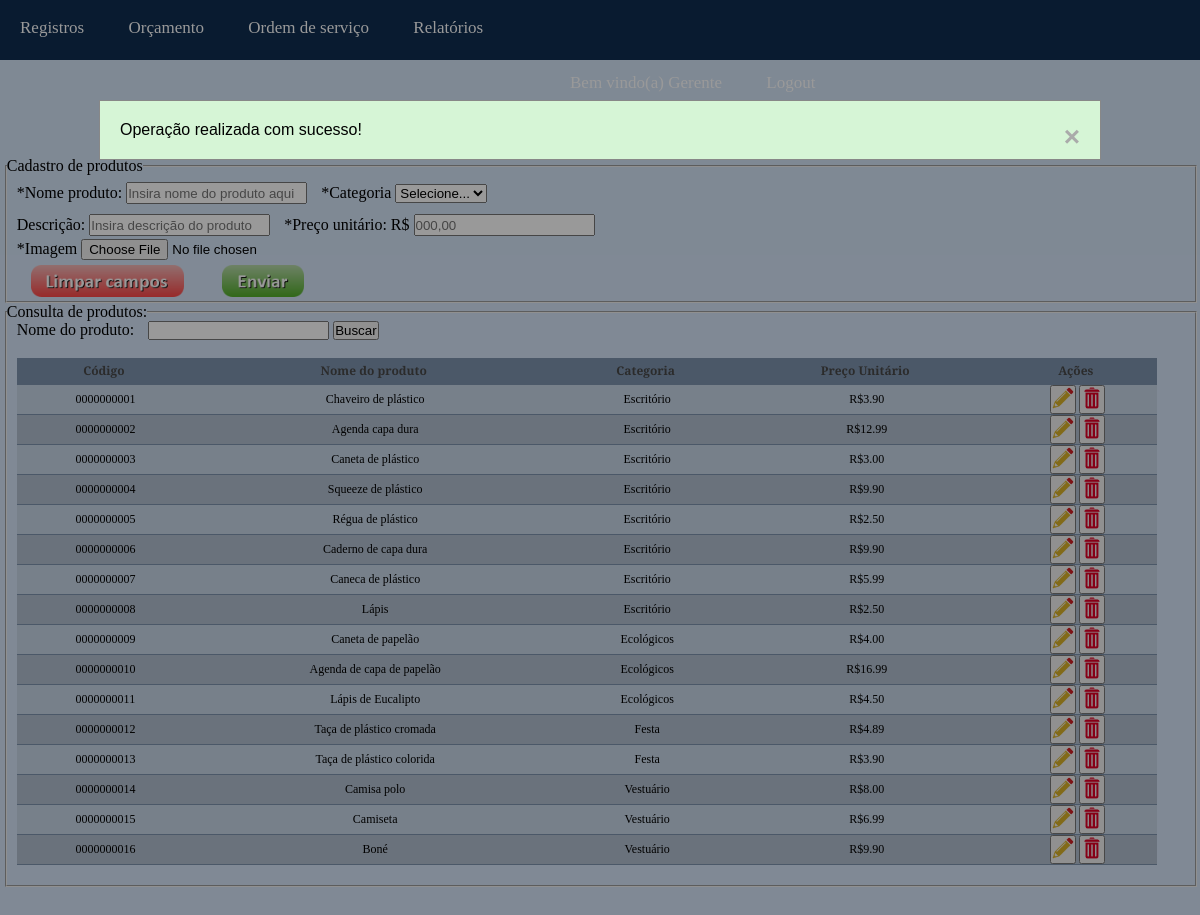
/php/registroProdutoForm.php?retorno=1 (signed in), run on the app's committed database.
### tables this page shows
CREATE TABLE `produtos` (
  `codigo` int(10) UNSIGNED ZEROFILL NOT NULL COMMENT 'Determina qual o código do produto',
  `nome` varchar(40) NOT NULL COMMENT 'Informa o nome do produto',
  `preco_unitario` decimal(6,2) UNSIGNED NOT NULL COMMENT 'Informa o preço unitário de um produto',
  `descricao` text COMMENT 'Apresenta as descrições do produto',
  `categorias_codigo` int(10) UNSIGNED ZEROFILL NOT NULL COMMENT 'Informa o código da categoria da tabela Categorias.',
  `imagem` varchar(255) NOT NULL COMMENT 'Informa o caminho em que a imagem esta guardada no sistema.\n'
);

CREATE TABLE `categorias` (
  `codigo` int(10) UNSIGNED ZEROFILL NOT NULL COMMENT 'Determina o código das categorias.',
  `nome` varchar(45) NOT NULL COMMENT 'Informa o nome da categoria.',
  `descricao` text COMMENT 'Informa a descrição de cada categoria.'
);

### php/registroProdutoForm.php (the view, shortened to what this page needs)
<?php
if(isset($_SESSION['nivelLogado'])==true && $_SESSION['nivelLogado']==3){
?>
<!DOCTYPE html>
<html lang="pt-br">
<head>
  <link rel="stylesheet" href="../css/registroProduto.css">
</head>
<body>
	<?php
    include ("menuAdm.php")
  ?>
<section id="registroProduto">
  <h1>Registro de Produtos</h1>
</section>
<main id="conteudoPrincipal">
  <div class="divs" id="divCadastro">
    <fieldset id="fieldCadastro">
      <legend >Cadastro de produtos</legend>
      <form action="registroProduto.php" enctype="multipart/form-data" method="POST" id="formCadastro" onsubmit="return validarCampos()">
        <label class="campos" for="nome">*Nome produto:</label>
        <input class="camposForm" type="text" name="nome" id="nome" placeholder="Insira nome do produto aqui">
        <label class="campos" for="categoria">*Categoria</label>
        <select name="categoria" id="categoria">
          <option value="0">Selecione...</option>
          <?php
            $comando="SELECT codigo, nome FROM categorias";
          ?>
        </select><br>
        <label class="campos" for="descricao">Descrição:</label>
        <input class="camposForm" type="text" name="descricao" id="descricao" placeholder="Insira descrição do produto">
        <label class="campos" for="preco">*Preço unitário: R$</label>
        <input class="camposForm" type="text" name="preco" id="preco" placeholder="000,00"><br>
        <label class="campos" for="imagem">*Imagem</label>
        <input type="file" name="imagem" id="imagem" accept="image/x-png,image/gif,image/jpeg"><br>
        <button type="reset" class="botoes">
          <img class="botoesImg" src="../imgs/buttonLimpar.png" alt="Botão limpa campos">
        </button>
        <button type="submit" class="botoes">
          <img class="botoesImg" src="../imgs/buttonEnviar.png" alt="Botão enviar">
        </button>
      </form>
    </fieldset>
  </div>
  <div class="divs" id="divConsulta">
    <fieldset id="fieldConsulta">
      <legend>Consulta de produtos:</legend>
      <form action="#" method="POST">
        <label for="consultaNomeProduto" id="labelConsultaNomeProduto">Nome do produto:</label>
        <input type="text" name="consultaNomeProduto" id="consultaNomeProduto">
        <button type="submit">Buscar</button>
      </form>
      <table>
        <tr>
          <th>Código</th>
          <th>Nome do produto</th>
          <th>Categoria</th>
          <th>Preço Unitário</th>
          <th>Ações</th>
        </tr>
        <?php
          require_once("conexaoBanco.php");
          if (isset($_POST['consultaNomeProduto'])==false){
            $comando = "SELECT * FROM produtos";
          }else{
            $busca = $_POST['consultaNomeProduto'];
            $comando="SELECT * FROM produtos WHERE nome LIKE '".$busca."%'";
          }
          $resultado = mysqli_query($conexao,$comando);
          $linhas=mysqli_num_rows($resultado);
          if($linhas==0){?>
            <tr><td colspan="5">Nenhum produto encontrado!</td></tr>
          <?php }else{
            $produtosRetornados=array();
            while ($cadaLinha = mysqli_fetch_assoc($resultado)){
              array_push($produtosRetornados,$cadaLinha);
            }
            foreach($produtosRetornados as $cadaProduto){
              $cat=$cadaProduto['categorias_codigo'];
              $comando = "SELECT nome FROM categorias WHERE codigo=".$cat;
              $resultado = mysqli_query($conexao,$comando);
              $nomeCat = mysqli_fetch_assoc($resultado);
              ?>
                <tr>
                  <td> <?php echo $cadaProduto['codigo'];?> </td>
                  <td> <?php echo $cadaProduto['nome'];?> </td>
                  <td> <?php echo $nomeCat['nome'];?> </td>
                  <td> <?php echo "R$".$cadaProduto['preco_unitario'];?> </td>
                  <td>
                    <form class="formAcoes" action="editaProdutoForm.php" method="post">
                      <button type="submit" class="botoesAcao"> <img src="../imgs/pencil.png"></button>
                    </form>
                    <form class="formAcoes" action="excluiProduto.php" method="post">
                      <button type="submit" class="botoesAcao"> <img src="../imgs/trash.png"></button>
                    </form>
                  </td>
                </tr>
                <?php
            }
          }
          ?>
      </table>
    </fieldset>
  </div>
  <?php
    if(isset($_GET['retorno'])==true){
      if($_GET['retorno']==0){
        $msgPopup="Erro ao realizar a operação!";
        include ("../alertas/erro.php");
      }else if($_GET['retorno']==1){
        include ("../alertas/sucesso.php");
      }else if($_GET['retorno']==2){
        $msgPopup="Não é possível excluir produto que está em algum orçamento!";
        include ("../alertas/erro.php");
      }else if($_GET['retorno']==3){
        $msgPopup="Imagem inválida!";
        include ("../alertas/erro.php");
      }
    }
  ?>
</body>
</html>
<?php
}
else{
  header("Location: /login.php");
}
?>

### css/registroProduto.css (style rules this page uses)
* { margin: 0px; padding: 0px; }
html, body { width: 100%; background-color: #D4E4F7; }
#registroProduto { height: 10%; width: 100%; text-align: center; background-color: #D4E4F7; }
h1 { font-family: 'Bree Serif', serif; font-size:35px; color: #B85B14; padding-top: 10px; }
#conteudoPrincipal { height: 73%; width: 100%; background-color: #D4E4F7; }
.divs { width: 100%; height: 50%; font-family: 'Bree Serif', serif; }
#divCadastro { height: 40%; }
#formCadastro { height: 90%; }
#fieldCadastro { height: 80%; width: 99%; margin-left: 0.4%; }
#fieldConsulta { margin-bottom: 10px; width: 99%; margin-left: 0.4%; padding-bottom: 20px; }
.camposForm { height: 18px; margin-top: 7px; margin-bottom: 3px; }
.campos, #labelConsultaNomeProduto, table { margin-left: 10px; }
#labelConsultaNomeProduto { margin-right: 10px; }
table { width: 96%; border-collapse: collapse; margin-top: 1.5%; }
.botoes { background-color: transparent; border: none; margin-top: 5px; margin-left: 5px; }
.botoesImg { width: 80%; }
.formAcoes { display: inline; }
th { background-color:#7c92ad; font-size: 12px; color:#484848; padding-left:4px; padding-right:4px; border-bottom:solid 1px #7c92ad; height:26px; padding-right:5px; }
tr:nth-child(odd) { background-color:#b1bece; }
tr:nth-child(even) { background-color:#c5d4e5; }
tr, td { height:26px; padding-left:4px; padding-right:2px; font-family: 'Bree Serif', serif; text-align: center; font-size:12px; white-space:nowrap; border-bottom:solid 1px #7c92ad; }

### data on the page
produtos: codigo "0000000001", nome "Chaveiro de plástico", categorias_codigo.nome "Escritório", preco_unitario "3.90"
produtos: codigo "0000000002", nome "Agenda capa dura", categorias_codigo.nome "Escritório", preco_unitario "12.99"
produtos: codigo "0000000003", nome "Caneta de plástico", categorias_codigo.nome "Escritório", preco_unitario "3.00"
produtos: codigo "0000000004", nome "Squeeze de plástico", categorias_codigo.nome "Escritório", preco_unitario "9.90"
produtos: codigo "0000000005", nome "Régua de plástico", categorias_codigo.nome "Escritório", preco_unitario "2.50"
produtos: codigo "0000000006", nome "Caderno de capa dura", categorias_codigo.nome "Escritório", preco_unitario "9.90"
produtos: codigo "0000000007", nome "Caneca de plástico", categorias_codigo.nome "Escritório", preco_unitario "5.99"
produtos: codigo "0000000008", nome "Lápis", categorias_codigo.nome "Escritório", preco_unitario "2.50"
produtos: codigo "0000000009", nome "Caneta de papelão", categorias_codigo.nome "Ecológicos", preco_unitario "4.00"
produtos: codigo "0000000010", nome "Agenda de capa de papelão", categorias_codigo.nome "Ecológicos", preco_unitario "16.99"
produtos: codigo "0000000011", nome "Lápis de Eucalipto", categorias_codigo.nome "Ecológicos", preco_unitario "4.50"
produtos: codigo "0000000012", nome "Taça de plástico cromada", categorias_codigo.nome "Festa", preco_unitario "4.89"
produtos: codigo "0000000013", nome "Taça de plástico colorida", categorias_codigo.nome "Festa", preco_unitario "3.90"
produtos: codigo "0000000014", nome "Camisa polo", categorias_codigo.nome "Vestuário", preco_unitario "8.00"
produtos: codigo "0000000015", nome "Camiseta", categorias_codigo.nome "Vestuário", preco_unitario "6.99"
produtos: codigo "0000000016", nome "Boné", categorias_codigo.nome "Vestuário", preco_unitario "9.90"

### other printed values
$msgPopup "Operação realizada com sucesso!"
